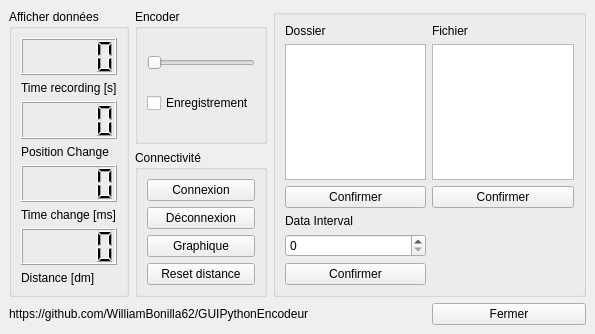
<?xml version="1.0" encoding="UTF-8"?>
<ui version="4.0">
 <class>Tester</class>
 <widget class="QMainWindow" name="Tester">
  <property name="geometry">
   <rect>
    <x>0</x>
    <y>0</y>
    <width>595</width>
    <height>334</height>
   </rect>
  </property>
  <property name="windowTitle">
   <string>Interface de contrôle</string>
  </property>
  <property name="windowIcon">
   <iconset>
    <normaloff>../../Downloads/Cirris.ico</normaloff>../../Downloads/Cirris.ico</iconset>
  </property>
  <widget class="QWidget" name="centralwidget">
   <layout class="QGridLayout" name="gridLayout_2">
    <item row="0" column="1">
     <layout class="QVBoxLayout" name="verticalLayout_7">
      <item>
       <widget class="QGroupBox" name="groupBox_2">
        <property name="title">
         <string>Encoder</string>
        </property>
        <layout class="QVBoxLayout" name="verticalLayout_2">
         <item>
          <widget class="QSlider" name="RecordingEnco">
           <property name="orientation">
            <enum>Qt::Horizontal</enum>
           </property>
          </widget>
         </item>
         <item>
          <widget class="QCheckBox" name="RegisterEnco">
           <property name="text">
            <string>Enregistrement</string>
           </property>
          </widget>
         </item>
        </layout>
       </widget>
      </item>
      <item>
       <widget class="QGroupBox" name="groupBox_5">
        <property name="title">
         <string>Connectivité</string>
        </property>
        <layout class="QVBoxLayout" name="verticalLayout_3">
         <item>
          <widget class="QPushButton" name="ToConnectButton">
           <property name="text">
            <string>Connexion</string>
           </property>
          </widget>
         </item>
         <item>
          <widget class="QPushButton" name="ToDisconnectButton">
           <property name="text">
            <string>Déconnexion</string>
           </property>
          </widget>
         </item>
         <item>
          <widget class="QPushButton" name="DisplayPlotButton">
           <property name="text">
            <string>Graphique</string>
           </property>
          </widget>
         </item>
         <item>
          <widget class="QPushButton" name="ToResetDistance">
           <property name="text">
            <string>Reset distance</string>
           </property>
          </widget>
         </item>
        </layout>
       </widget>
      </item>
     </layout>
    </item>
    <item row="0" column="2" colspan="2">
     <widget class="QGroupBox" name="groupBox_4">
      <property name="title">
       <string/>
      </property>
      <layout class="QGridLayout" name="gridLayout">
       <item row="0" column="0" colspan="2">
        <layout class="QHBoxLayout" name="horizontalLayout_2">
         <item>
          <layout class="QVBoxLayout" name="verticalLayout_8">
           <item>
            <widget class="QLabel" name="textBoxDirectory">
             <property name="text">
              <string>Dossier</string>
             </property>
            </widget>
           </item>
           <item>
            <widget class="QTextEdit" name="textEditDirectory"/>
           </item>
           <item>
            <widget class="QPushButton" name="DirectoryConfirmB">
             <property name="text">
              <string>Confirmer</string>
             </property>
            </widget>
           </item>
          </layout>
         </item>
         <item>
          <layout class="QVBoxLayout" name="verticalLayout_4">
           <item>
            <widget class="QLabel" name="textBoxFile">
             <property name="text">
              <string>Fichier</string>
             </property>
            </widget>
           </item>
           <item>
            <widget class="QTextEdit" name="textEditFile">
             <property name="sizePolicy">
              <sizepolicy hsizetype="Expanding" vsizetype="Expanding">
               <horstretch>0</horstretch>
               <verstretch>0</verstretch>
              </sizepolicy>
             </property>
            </widget>
           </item>
           <item>
            <widget class="QPushButton" name="FileConfirmButton">
             <property name="text">
              <string>Confirmer</string>
             </property>
            </widget>
           </item>
          </layout>
         </item>
        </layout>
       </item>
       <item row="1" column="0">
        <layout class="QVBoxLayout" name="verticalLayout_9">
         <item>
          <widget class="QLabel" name="textBoxDataInterval">
           <property name="text">
            <string>Data Interval</string>
           </property>
          </widget>
         </item>
         <item>
          <widget class="QSpinBox" name="DataIntervalSpinBox"/>
         </item>
         <item>
          <widget class="QPushButton" name="DataIntervalButton">
           <property name="text">
            <string>Confirmer</string>
           </property>
          </widget>
         </item>
        </layout>
       </item>
       <item row="1" column="1">
        <layout class="QVBoxLayout" name="verticalLayout_10"/>
       </item>
      </layout>
     </widget>
    </item>
    <item row="1" column="0" colspan="3">
     <widget class="QLabel" name="urlRepo">
      <property name="text">
       <string>https://github.com/WilliamBonilla62/GUIPythonEncodeur</string>
      </property>
     </widget>
    </item>
    <item row="1" column="3">
     <widget class="QPushButton" name="CloseButton">
      <property name="text">
       <string>Fermer</string>
      </property>
     </widget>
    </item>
    <item row="0" column="0">
     <widget class="QGroupBox" name="groupBox_3">
      <property name="title">
       <string>Afficher données</string>
      </property>
      <layout class="QVBoxLayout" name="verticalLayout">
       <item>
        <widget class="QLCDNumber" name="lcdTimeRecording">
         <property name="sizePolicy">
          <sizepolicy hsizetype="MinimumExpanding" vsizetype="MinimumExpanding">
           <horstretch>0</horstretch>
           <verstretch>0</verstretch>
          </sizepolicy>
         </property>
        </widget>
       </item>
       <item>
        <widget class="QLabel" name="lcdTextTimeRecording">
         <property name="text">
          <string>Time recording [s]</string>
         </property>
        </widget>
       </item>
       <item>
        <widget class="QLCDNumber" name="lcdPositionChange">
         <property name="sizePolicy">
          <sizepolicy hsizetype="MinimumExpanding" vsizetype="MinimumExpanding">
           <horstretch>0</horstretch>
           <verstretch>0</verstretch>
          </sizepolicy>
         </property>
        </widget>
       </item>
       <item>
        <widget class="QLabel" name="lcdTextPositionChange">
         <property name="text">
          <string>Position Change</string>
         </property>
        </widget>
       </item>
       <item>
        <widget class="QLCDNumber" name="lcdTimeChange">
         <property name="sizePolicy">
          <sizepolicy hsizetype="MinimumExpanding" vsizetype="MinimumExpanding">
           <horstretch>0</horstretch>
           <verstretch>0</verstretch>
          </sizepolicy>
         </property>
        </widget>
       </item>
       <item>
        <widget class="QLabel" name="lcdTextTimeChange">
         <property name="text">
          <string>Time change [ms]</string>
         </property>
        </widget>
       </item>
       <item>
        <widget class="QLCDNumber" name="lcdDistance">
         <property name="sizePolicy">
          <sizepolicy hsizetype="MinimumExpanding" vsizetype="MinimumExpanding">
           <horstretch>0</horstretch>
           <verstretch>0</verstretch>
          </sizepolicy>
         </property>
        </widget>
       </item>
       <item>
        <widget class="QLabel" name="lcdTextDistance">
         <property name="text">
          <string>Distance [dm]</string>
         </property>
        </widget>
       </item>
      </layout>
     </widget>
    </item>
   </layout>
  </widget>
 </widget>
 <resources/>
 <connections/>
</ui>
